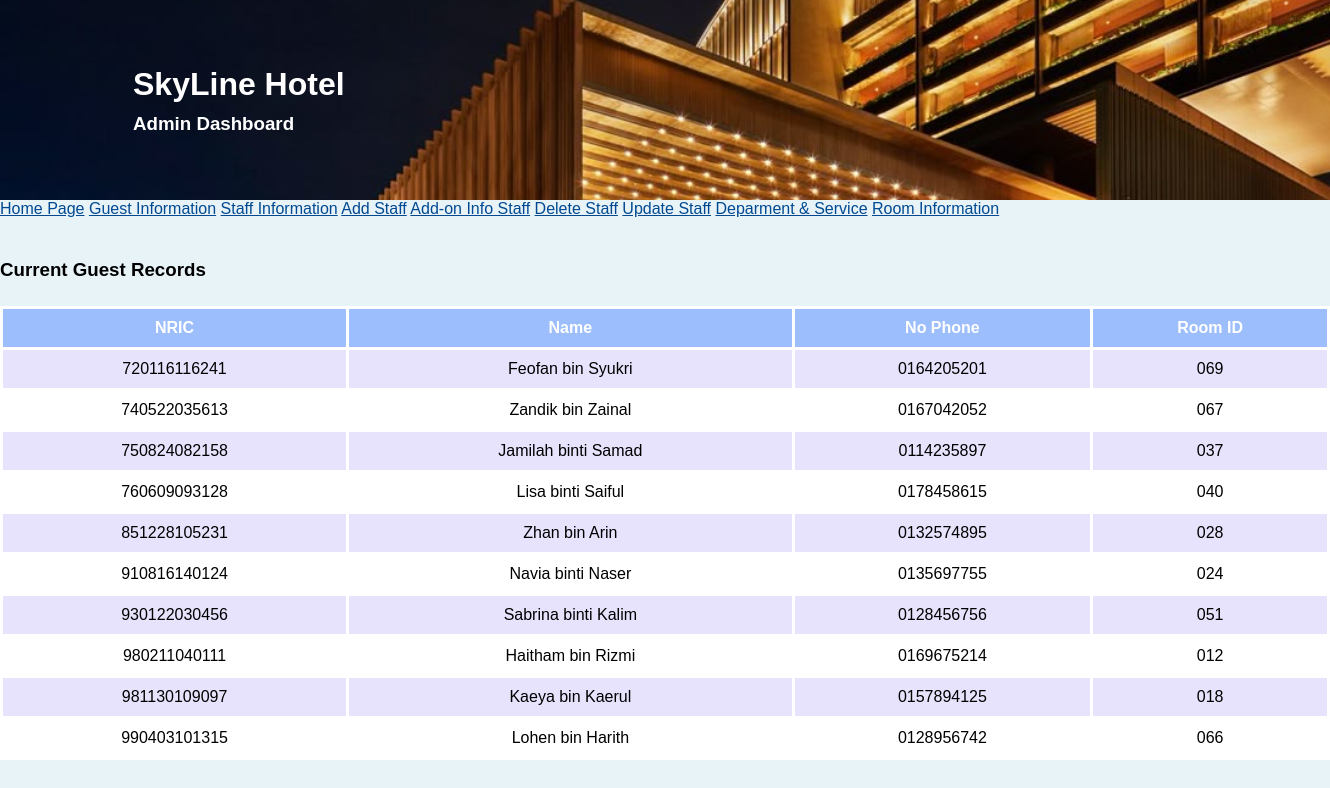
The app's page /guest.php with its own data.
### tables this page shows
CREATE TABLE `guest` (
  `NoIC` varchar(12) NOT NULL,
  `guestname` varchar(30) NOT NULL,
  `guestphone` varchar(16) NOT NULL,
  `RoomID` varchar(3) NOT NULL
);

### guest.php (the view, shortened to what this page needs)
<!DOCTYPE html>
<html>
<head>
</head>
<?php
include 'index.php';
$sql = "SELECT * FROM Guest";
$result = $conn->query($sql);
if ($result->num_rows > 0) {
    echo "<h3>Current Guest Records</h3>";
 echo "<table border='1'>
		<tr>
			<th>NRIC</th>
			<th>Name</th>
			<th>No Phone</th>
			<th>Room ID</th>
		</tr>";
    while($row = $result->fetch_assoc()) {
        echo "<tr>
			<td> ". $row["NoIC"]. "</td>
			<td> ". $row["guestname"]. " </td>
			<td> ". $row["guestphone"]. "</td>
			<td> ". $row["RoomID"]. " </td>
	     </tr>";
    }
} else {
    echo "0 results";
}
?>
</body>
</html>

### style.css (style rules this page uses)
body { margin: 0; font-family: Arial, sans-serif; background-color: #e8f3f8; }
h1, h2, h3 { margin: 0; padding: 5px 0; }
table { width: 100%; border-collapse: collapse; margin: 20px 0; font-size: 16px; text-align: center; }
table th { background-color: #9dbefc; color: #fff; padding: 10px; border: 3px solid #ffffff; }
table td { padding: 10px; border: 3px solid #ffffff; }
table tr:nth-child(even) { background-color: #e7e3fc; }
table tr:nth-child(odd) { background-color: #ffffff; }

### records on screen
guest: NoIC "720116116241", guestname "Feofan bin Syukri", guestphone "0164205201", RoomID "069"
guest: NoIC "740522035613", guestname "Zandik bin Zainal", guestphone "0167042052", RoomID "067"
guest: NoIC "750824082158", guestname "Jamilah binti Samad", guestphone "0114235897", RoomID "037"
guest: NoIC "760609093128", guestname "Lisa binti Saiful", guestphone "0178458615", RoomID "040"
guest: NoIC "851228105231", guestname "Zhan bin Arin", guestphone "0132574895", RoomID "028"
guest: NoIC "910816140124", guestname "Navia binti Naser", guestphone "0135697755", RoomID "024"
guest: NoIC "930122030456", guestname "Sabrina binti Kalim", guestphone "0128456756", RoomID "051"
guest: NoIC "980211040111", guestname "Haitham bin Rizmi", guestphone "0169675214", RoomID "012"
guest: NoIC "981130109097", guestname "Kaeya bin Kaerul", guestphone "0157894125", RoomID "018"
guest: NoIC "990403101315", guestname "Lohen bin Harith", guestphone "0128956742", RoomID "066"

### other values on screen
$skylinehotel "SkyLine Hotel"
